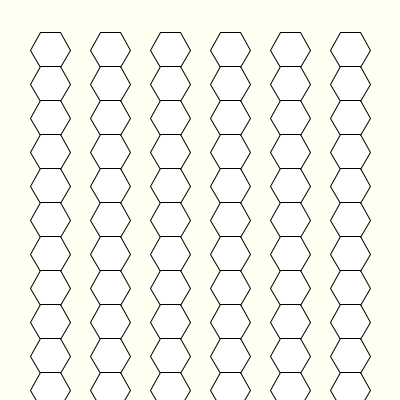
Frame 1 (no input)
Frame 60 (the mouse pressed at the canvas centre just before this capture): identical to frame 1, image omitted
Frame 120 (the mouse held since frame 60 and released just before this capture): identical to frame 1, image omitted

The Processing sketch that drew this single still picture (run headless with seeded random() and noise(); from frame 60 on, the mouse is pressed at the canvas centre):

// Processing sketch: week11_2_2_many_hex_for_for
// ── week11_2_2_many_hex_for_for.pde
void setup(){
  size(400,400);
  
}
void draw(){
  background(#FFFFF2);
  //drawHex(100,100, 30);
  float r = 20;
  //for(int y=50; y<400; y+= sqrt(3)*r){
    //int x = 50;
    //drawHex(x, y, r); 
  //}
  for(int y=50; y<400; y+= sqrt(3)*r){
    for(int x=50; x<400; x+= r+r+r){
      drawHex(x, y, r); 
    }
  }
  
}
void drawHex(int x, int y, float r){
  beginShape();
  for(int i=0; i<6; i++){
    float angle = radians(i*60);
    vertex( x + r * cos(angle), y + r * sin(angle) );
  }
  endShape(CLOSE);
}
